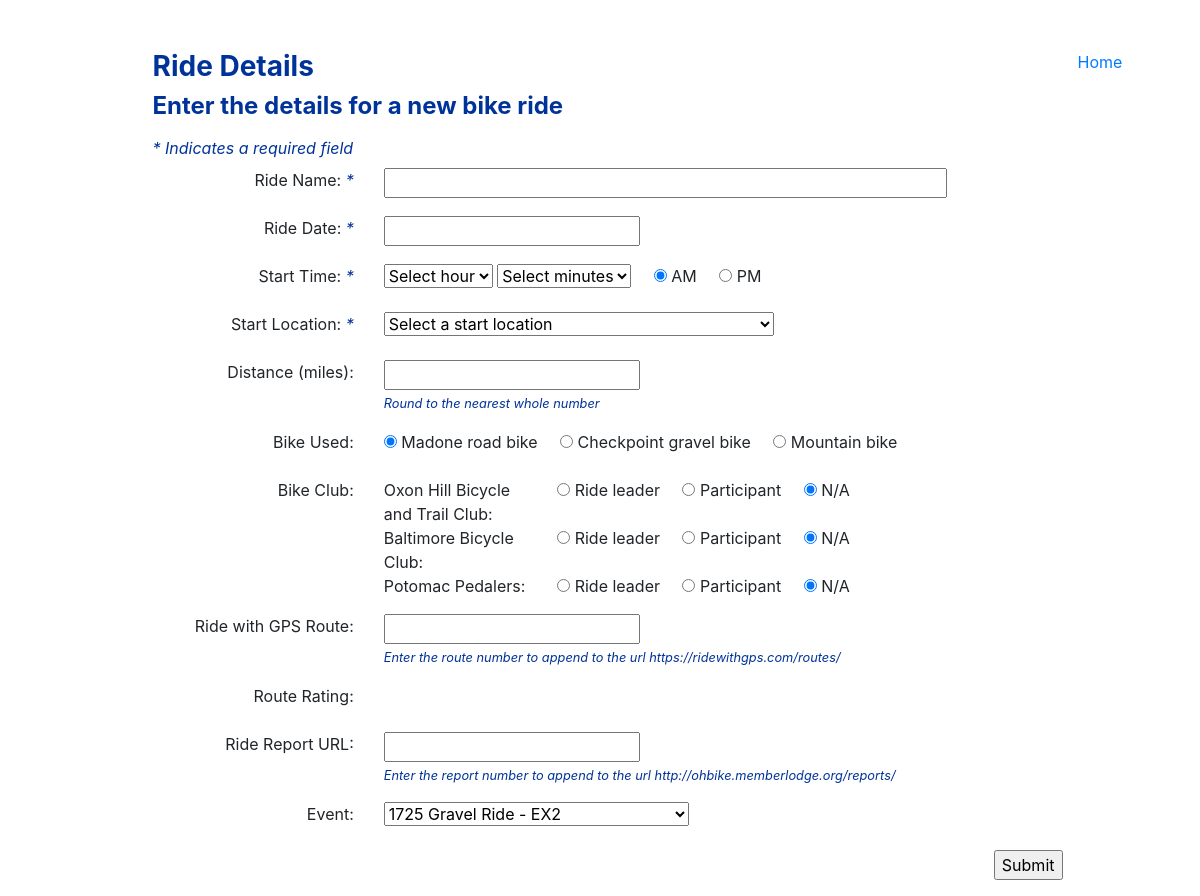
Page /index.php?act=new on the earlier database version.
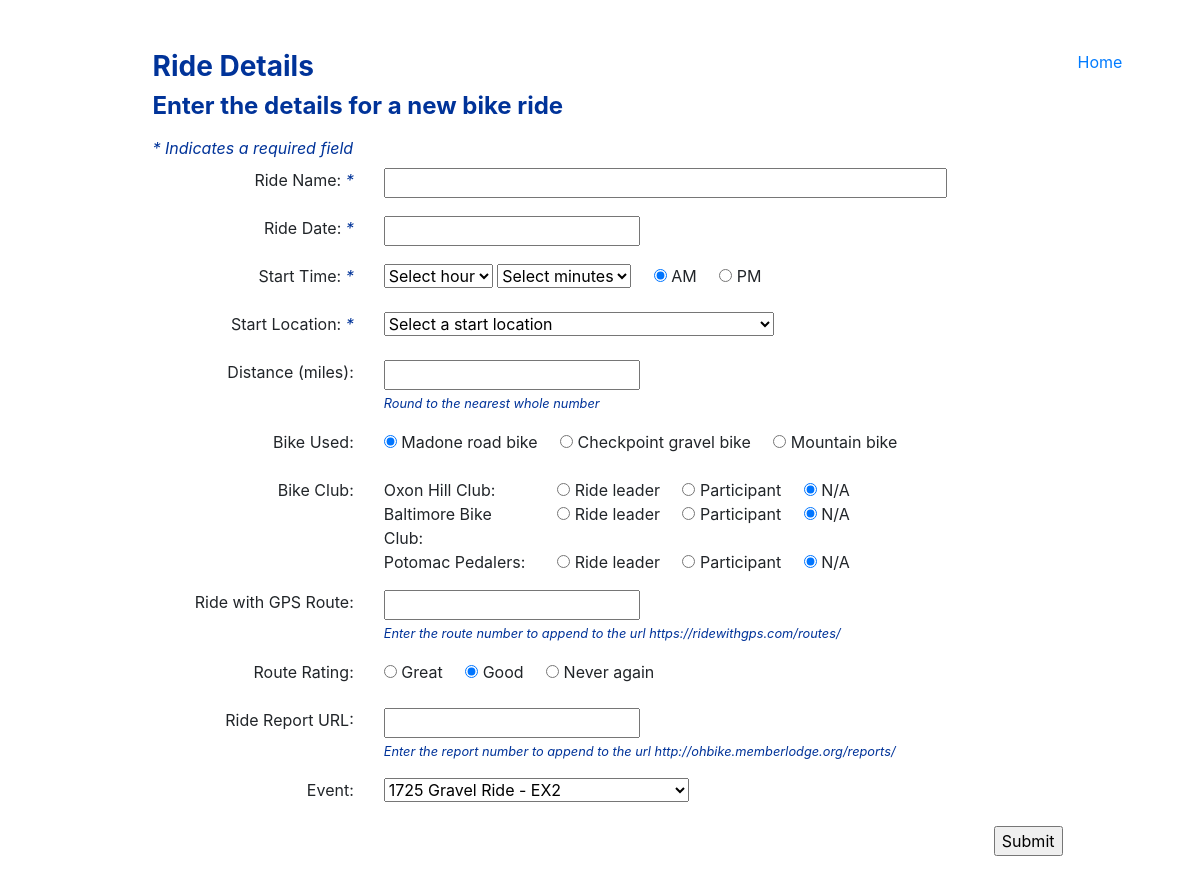
Same page on the later database version.
### tables this page shows
CREATE TABLE IF NOT EXISTS `general_ref` (
  `code_grp` varchar(10) NOT NULL,
  `code_value` varchar(10) NOT NULL,
  `code_desc` varchar(250) NOT NULL,
  `display_order` int(11) NOT NULL,
  `enabled_yn` varchar(1) NOT NULL DEFAULT 'Y',
  `activity_date` timestamp NOT NULL DEFAULT CURRENT_TIMESTAMP ON UPDATE CURRENT_TIMESTAMP,
  PRIMARY KEY (`code_grp`,`code_value`)
);

### validate/val_ride_type_id.php (called while the page is built, shortened)
<?php
	if (isset($_REQUEST['act'])) {
		$type = htmlentities($_REQUEST['act']);
	}
	else {
		$input_error = true;
	}
?>

### queries/get_dropdowns.php (called while the page is built, shortened)
<?php
	$query_clubs = "SELECT code_value, code_desc
			FROM general_ref
			WHERE code_grp = 'CLUBS'
				AND enabled_yn = 'Y'
			ORDER BY display_order";
	$result_clubs = mysqli_query($conn, $query_clubs);
	$clubs = mysqli_fetch_all($result_clubs, MYSQLI_ASSOC);
	$query_bikes = "SELECT code_value, code_desc
			FROM general_ref
			WHERE code_grp = 'BIKES'
				AND enabled_yn = 'Y'
			ORDER BY display_order";
	$result_bikes = mysqli_query($conn, $query_bikes);
	$bikes = mysqli_fetch_all($result_bikes, MYSQLI_ASSOC);
	$query_events = "SELECT event_code, event_name
			FROM event_ref
			WHERE enabled_yn = 'Y'
			ORDER BY event_name";
	$result_events = mysqli_query($conn, $query_events);
	$events = mysqli_fetch_all($result_events, MYSQLI_ASSOC);
	$query_route_rate = "SELECT code_value, code_desc
			FROM general_ref
			WHERE code_grp = 'ROUTE_RATE'
				AND enabled_yn = 'Y'
			ORDER BY display_order";
	$result_route_rate = mysqli_query($conn, $query_route_rate);
	$route_ratings = mysqli_fetch_all($result_route_rate, MYSQLI_ASSOC);
?>

### view/dsp_ride_detail_form.php (the view, shortened to what this page needs)
<?php
	if ($type == 'new') {
		$subhead_text = 'Enter the details for a new bike ride';
	}
	else  {
		$subhead_text = 'Edit the details for a previously entered ride';
	}
?>
<h3 class=mb-2>Ride Details</h3>
	<h4 class="mb-3"><?php echo $subhead_text; ?></h4>
	<p class="mb-2 instruct">* Indicates a required field</p>
	<form id="ride_form" method="post" action="index.php?act=save_details">
		<div class="form-group row">
			<div class="col-3 text-right">
				<label for="ride_name">Ride Name:<span class="instruct"> *</span></label>
			</div>
			<div class="col">
				<input type="text" id="ride_name" name="ride_name" class="" value="" size="50" maxlength="255">
			</div>
		</div>
		<div class="form-group row">
			<div class="col-3 text-right">
				<label for="ride_date">Ride Date:<span class="instruct"> *</span></label>
			</div>
			<div class="col">
				<input type="text" id="ride_date" name="ride_date" class="date-picker"  value="">
			</div>
		</div>
		<div class="form-group row">
			<div class="col-3 text-right">
				<label for="start_time">Start Time:<span class="instruct"> *</span></label>
			</div>
			<div class="col">
				<select id="start_hour" name="start_hour" class="">
					<option value="99">Select hour</option>
				</select>
				<select id="start_minutes" name="start_minutes" class="">
					<option value="99">Select minutes</option>
				</select>
				<input type="radio" id="start_ampm" name="start_ampm" class="" value="AM" <?php if($type == 'new'): ?>checked<?php endif;?>> AM &nbsp; &nbsp;
				<input type="radio" id="start_ampm" name="start_ampm" class="" value="PM"> PM
			</div>
			</div>
		<div class="form-group row">
			<div class="col-3 text-right">
				<label for="start_location">Start Location:<span class="instruct"> *</span></label>
			</div>
			<div class="col">
				<select id="start_location" name="start_location" class="">
					<option value="X">Select a start location</option>
				</select>
			</div>
		</div>
		<div class="form-group row">
			<div class="col-3 text-right">
				<label for="distance">Distance (miles):</label>
			</div>
			<div class="col">
				<input type="text" id="distance" name="distance" class=""  value="">
				<br>
				<small class="instruct">Round to the nearest whole number</small>
			</div>
		</div>
		<div class="form-group row">
			<div class="col-3 text-right">
				<label for="bike">Bike Used:</label>
			</div>
			<div class="col">
				<?php foreach($bikes as $bike) : ?>
					<input type="radio" id="bike" name="bike" class="" value="<?php echo $bike['code_value']; ?>" <?php if($type == 'new' && $bike['code_value'] == 'MAD'): ?>checked<?php endif;?>>
				<?php echo $bike['code_desc']; ?>  &nbsp; &nbsp;
				<?php endforeach; ?>
			</div>
		</div>
		<div class="form-group row">
			<div class="col-3 text-right">
				<label for="club_role">Bike Club: </label>
			</div>
			<div class="col">
				<?php foreach($clubs as $club) : ?>
					<div class="row">
						<div class="col-3">
							<?php echo $club['code_desc'].': '; ?>
						</div>
						<div class="col">
							<input type="radio" id="<?php echo $club['code_value'].'_club_role';?>" name="<?php echo $club['code_value'].'_club_role';?>" value="LEAD"> Ride leader  &nbsp; &nbsp;
							<input type="radio" id="<?php echo $club['code_value'].'_club_role';?>" name="<?php echo $club['code_value'].'_club_role';?>" value="PART"> Participant &nbsp; &nbsp;
							<input type="radio" id="<?php echo $club['code_value'].'_club_role';?>" name="<?php echo $club['code_value'].'_club_role';?>" value="N/A" <?php if($type == 'new'): ?>checked<?php endif;?>> N/A
						</div>
					</div>
				<?php endforeach; ?>
			</div>
		</div>
		<div class="form-group row">
			<div class="col-3 text-right">
				<label for="route_link">Ride with GPS Route:</label>
			</div>
			<div class="col">
				<input type="text" id="route_link" name="route_link" class="" value="">
				<br>
				<small class="instruct">Enter the route number to append to the url https://ridewithgps.com/routes/</small>
			</div>
		</div>
		<div class="form-group row">
			<div class="col-3 text-right">
				<label for="route_rating">Route Rating:</label>
			</div>
			<div class="col">
				<?php foreach($route_ratings as $route_rating) : ?>
					<input type="radio" id="route_rating" name="route_rating" class="" value="<?php echo $route_rating['code_value']; ?>" <?php if($type == 'new' && $route_rating['code_value'] == '1'): ?>checked<?php endif;?>>
				<?php echo $route_rating['code_desc']; ?>  &nbsp; &nbsp;
				<?php endforeach; ?>
			</div>
		</div>
		<div class="form-group row">
			<div class="col-3 text-right">
				<label for="ride_report">Ride Report URL:</label>
			</div>
			<div class="col">
				<input type="text" id="ride_report" name="ride_report" class="" value="">
				<br>
				<small class="instruct">Enter the report number to append to the url http://ohbike.memberlodge.org/reports/</small>
			</div>
		</div>
		<div class="form-group row">
			<div class="col-3 text-right">
				<label for="event">Event: </label>
			</div>
			<div class="col">
				<select id="event" name="event" class="">
					<?php foreach($events as $event) : ?>
						<option value="<?php echo $event['event_code'];?>" <?php if($type == 'new' && $event['event_code'] == 'X'): ?>checked<?php endif;?> > <?php echo $event['event_name'];?></option>
					<?php endforeach; ?>
				</select>
			</div>
		</div>
		<div class="form-group row float-right">
			<input type="submit" name="submit_details" id="submit_details" value="Submit">
		</div>
	</form>

### inc/header.php (shortened to what this page needs)
<!DOCTYPE html>
<html lang="en">
  <head>
    <link rel="stylesheet" href="https://stackpath.bootstrapcdn.com/bootstrap/4.3.1/css/bootstrap.min.css">
	<link rel="stylesheet" href="//code.jquery.com/ui/1.12.1/themes/base/jquery-ui.css">
  </head>
  <body>
  <div class="container">

### inc/navbar.php
<div class="container">
	<div class="row">
    <div class="col">
    </div>
    <div class="col-10">

### index.php (shortened to what this page needs)
<?php
	include 'inc/header.php';
	include 'inc/navbar.php';
	if(isset($_REQUEST['act'])) {
		$act = htmlentities($_REQUEST['act'],ENT_QUOTES);
	}
	else {
		$act = 'home';
	}
	 switch($act) {
		case 'new':
			include 'validate/val_ride_type_id.php';
			include 'config/db.php';
			include 'queries/get_dropdowns.php';
			include 'view/dsp_ride_detail_form.php';
		break;
	 }
	include 'inc/footer.php';
 ?>

### inc/footer.php (shortened to what this page needs)
	</div>
    <div class="col">
	 <?php if($act !== 'home') : ?>
		<a href="index.php?act=home">Home</a>
	 <?php endif; ?>
    </div>
	</div>
	</div>
  </body>
</html>

### inc/header.php (style rules this page uses)
body { padding-top: 50px; }
h3 { color: #003399; font-weight:bold; }
h4 { color: #003399; font-weight:bold; }
.instruct { color: #003399; font-style:italic; }

Differences in the rows shown:
changed general_ref: code_desc "Oxon Hill Bicycle and Trail Club" → "Oxon Hill Club"
changed general_ref: code_desc "Baltimore Bicycle Club" → "Baltimore Bike Club"
added general_ref: code_value "☐ Route Rating:", code_desc "Great"
added general_ref: code_value "☑", code_desc "Good"
added general_ref: code_desc "Never again"
